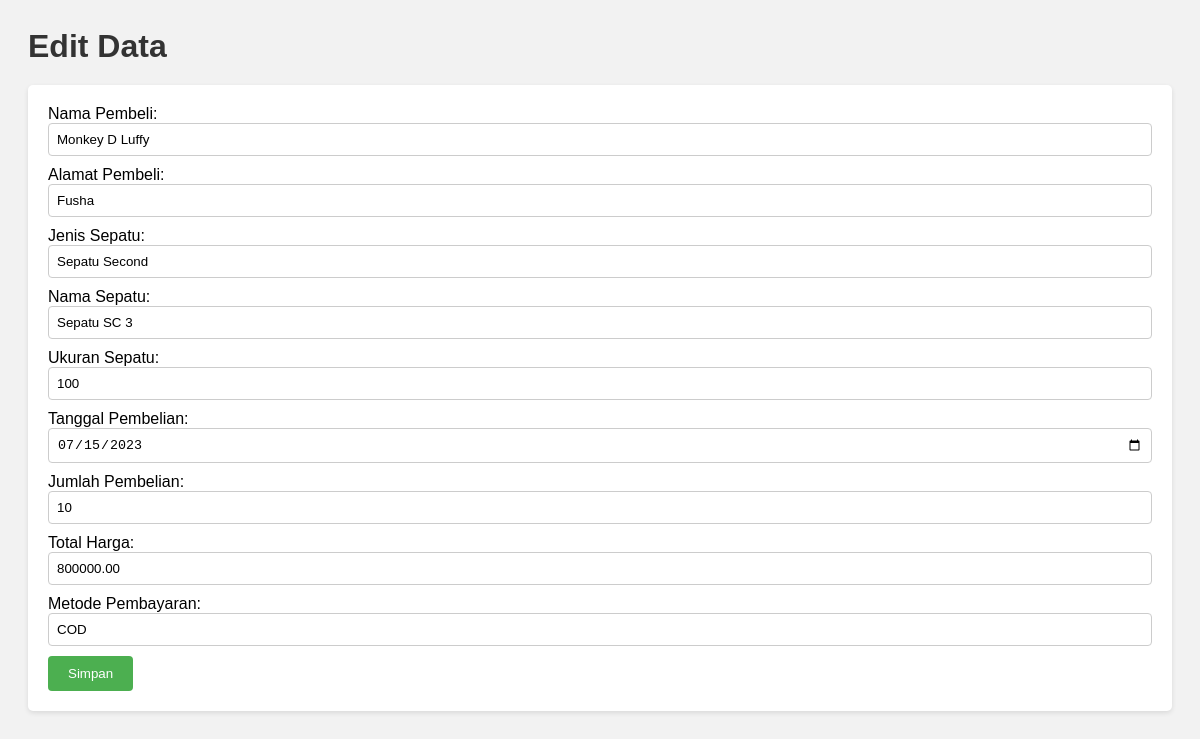
/edit.php?id=119, run on the app's committed database.
### tables this page shows
CREATE TABLE `orders` (
  `id` int(11) NOT NULL,
  `nama_pembeli` varchar(255) DEFAULT NULL,
  `alamat_pembeli` varchar(255) DEFAULT NULL,
  `jenis_sepatu` varchar(50) DEFAULT NULL,
  `nama_sepatu` varchar(50) DEFAULT NULL,
  `ukuran_sepatu` varchar(10) DEFAULT NULL,
  `tanggal_pembelian` date DEFAULT NULL,
  `jumlah_pembelian` int(11) DEFAULT NULL,
  `lokasi_pengiriman` varchar(255) DEFAULT NULL,
  `total_harga` decimal(10,2) DEFAULT NULL,
  `metode_pembayaran` varchar(50) DEFAULT NULL
);

### edit.php (the view, shortened to what this page needs)
<?php
$servername = "localhost";
$username = "root";
$password = "";
$dbname = "toko_sepatu_dandeli";
$conn = mysqli_connect($servername, $username, $password, $dbname);
if (isset($_GET['id'])) {
    $id = $_GET['id'];
    $sql = "SELECT * FROM orders WHERE id='$id'";
    $result = mysqli_query($conn, $sql);
    if (mysqli_num_rows($result) > 0) {
        $row = mysqli_fetch_assoc($result);
        echo "<h1>Edit Data</h1>";
        echo "<form method='POST' action='update.php?id=$id'>";
        echo "Nama Pembeli: <input type='text' name='nama_pembeli' value='" . $row['nama_pembeli'] . "'><br>";
        echo "Alamat Pembeli: <input type='text' name='alamat_pembeli' value='" . $row['alamat_pembeli'] . "'><br>";
        echo "Jenis Sepatu: <input type='text' name='jenis_sepatu' value='" . $row['jenis_sepatu'] . "'><br>";
        echo "Nama Sepatu: <input type='text' name='nama_sepatu' value='" . $row['nama_sepatu'] . "'><br>";
        echo "Ukuran Sepatu: <input type='text' name='ukuran_sepatu' value='" . $row['ukuran_sepatu'] . "'><br>";
        echo "Tanggal Pembelian: <input type='date' name='tanggal_pembelian' value='" . $row['tanggal_pembelian'] . "'><br>";
        echo "Jumlah Pembelian: <input type='number' name='jumlah_pembelian' value='" . $row['jumlah_pembelian'] . "'><br>";
        echo "Total Harga: <input type='number' name='total_harga' value='" . $row['total_harga'] . "'><br>";
        echo "Metode Pembayaran: <input type='text' name='metode_pembayaran' value='" . $row['metode_pembayaran'] . "'><br>";
        echo "<input type='submit' value='Simpan'>";
        echo "</form>";
    } else {
        echo "Data tidak ditemukan.";
    }
}
?>
<!DOCTYPE html>
<html>
<head>
</head>
<body>
</body>
</html>

### edit.php (style rules this page uses)
body { font-family: Arial, sans-serif; background-color: #f2f2f2; padding: 20px; }
h1 { color: #333; margin-bottom: 20px; }
form { background-color: #fff; padding: 20px; border-radius: 5px; box-shadow: 0 2px 5px rgba(0, 0, 0, 0.1); }
form input[type="text"], form input[type="number"], form input[type="date"] { width: 100%; padding: 8px; margin-bottom: 10px; border: 1px solid #ccc; border-radius: 4px; }
form input[type="submit"] { background-color: #4caf50; color: #fff; padding: 10px 20px; border: none; border-radius: 4px; cursor: pointer; }

### data on the page
orders: nama_pembeli "Monkey D Luffy", alamat_pembeli "Fusha", jenis_sepatu "Sepatu Second", nama_sepatu "Sepatu SC 3", ukuran_sepatu "100", tanggal_pembelian "07/15/2023", jumlah_pembelian "10", total_harga "800000.00", metode_pembayaran "COD"
